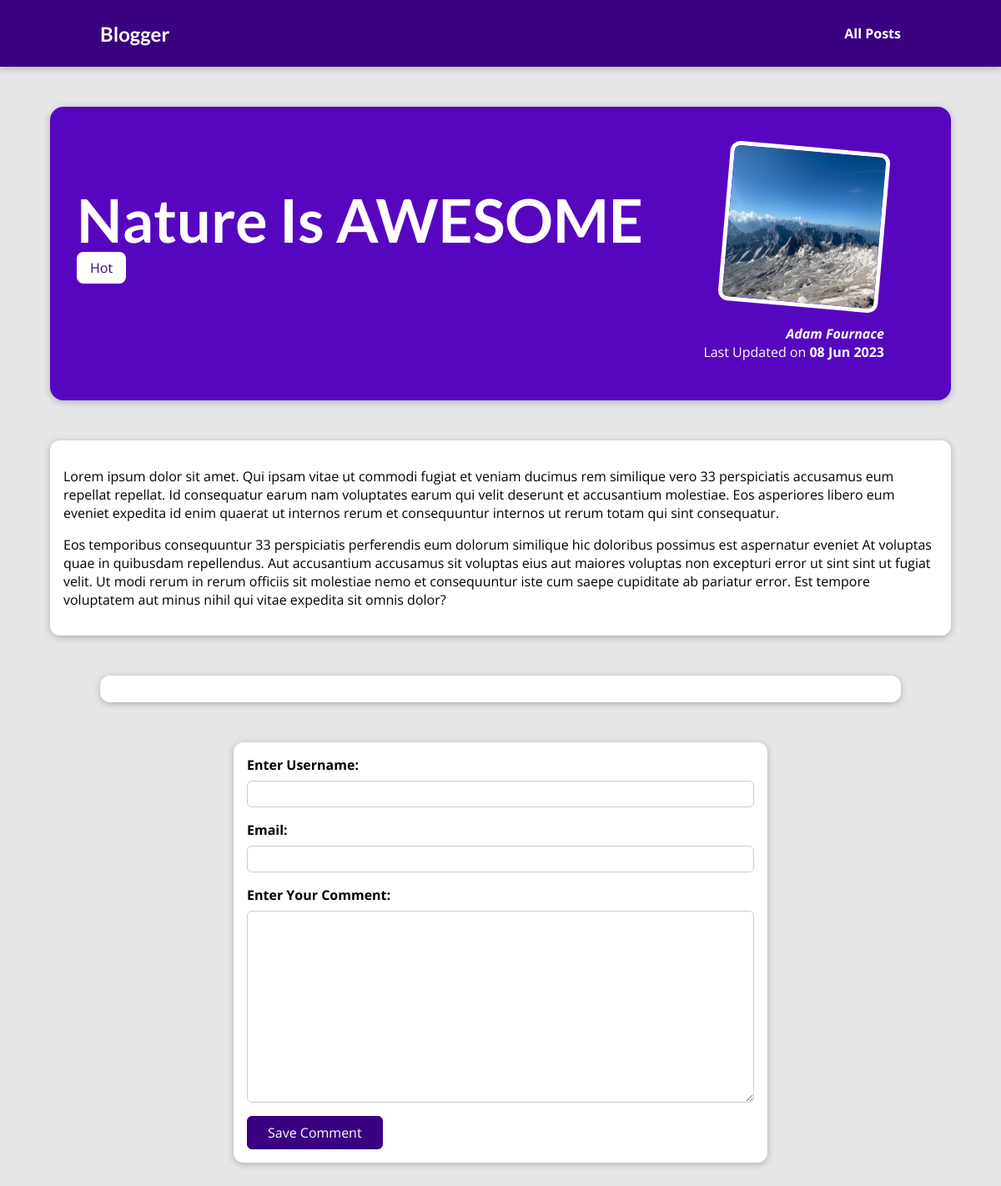
The page /posts/nature-is-awesome on the database its author committed.
### blog/models.py (models this page shows, shortened)
class Post(models.Model):
    title = models.CharField(max_length=150)
    excerpt = models.CharField(max_length=200)
    image = models.ImageField(upload_to="posts", null=True)
    date = models.DateField(auto_now=True)
    slug = models.SlugField(unique=True, db_index=True)
    content = models.TextField(validators=[MinLengthValidator(10)])
    author = models.ForeignKey(
        Author,
        null=True,
        on_delete=models.SET_NULL,
        related_name="posts"
        )
    tags = models.ManyToManyField(Tag)

class Tag(models.Model):
    caption = models.CharField(max_length=20)

class Author(models.Model):
    first_name = models.CharField(max_length=100)
    last_name = models.CharField(max_length=100)
    email_address = models.EmailField()
    def full_name(self):
        return f"{self.first_name} {self.last_name}"
    def __str__(self):
       return self.full_name()

### blog/views.py (the view, shortened to what this page needs)
# urls.py: path('posts/<slug:slug>', views.PostDetailView.as_view(),
class PostDetailView(View):
    def get(self, request, slug):
        post = Post.objects.get(slug=slug)
        context = {
            "post": post,
            "post_tags": post.tags.all(),
            "comment_form": CommentForm(),
            "comments": post.comments.all().order_by("-id"),
        }
        return render(request, "blog/post-detail.html", context)

### blog/forms.py
class CommentForm(forms.ModelForm):
    class Meta:
        model = Comment
        exclude = ["post"]
        labels = {
            "user_name": "Enter Username",
            "user_email": "Enter Email",
            "text": "Enter Your Comment",
        }

### blog/templates/blog/post-detail.html (shortened to what this page needs)
{% extends 'base.html' %}
{% load static %}
{% block css_files%}
    <link rel="stylesheet" href="{% static 'blog/post-detail.css' %}">
{% endblock css_files %}
{% block content %}
    <section id="summary">
        <h2>{{ post.title }}</h2>
        <div>
            {% for tag in post_tags %}
                <span class="tag">{{ tag.caption }}</span>
            {% endfor %}
        </div>
        <article>
            <img src="{{ post.image.url }}" alt="{{ post.title }}">
            <address> <a href="mailto:{{ post.author.email_address }}">{{ post.author }}</a> </address>
            <div>
                Last Updated on <time>{{ post.date|date:"d M Y"}}</time>
            </div>
        </article>
    </section>
    <main>
        {{ post.content|linebreaks }}
    </main>
    <section id="comments">
    </section>
    <section id="comment-form">
        <form action="{% url "post-detail-page" post.slug %}" method="post">
            {% for form_field in comment_form %}
            <div class="form-control" {% if form_field.errors %}invalid{% endif %}>
                {{ form_field.label_tag }}
                {{ form_field }}
            </div>
            {% endfor %}
            <button>Save Comment</button>
        </form>
    </section>
{% endblock content %}

### static/app.css (style rules this page uses)
* { box-sizing: border-box; }
html { font-family: 'Open Sans', 'Lato', sans-serif; }
body { margin: 0; }
h1, h2, h3 { font-family: 'Lato', sans-serif; font-weight: bold; }

### blog/static/blog/post-detail.css (style rules this page uses)
body { background-color: #e7e7e7; }
#summary { margin: 8rem auto 3rem auto; padding: 2rem; width: 90%; max-width: 90rem; border-radius: 16px; background-color: #5706c0; position: relative; box-shadow: 0 2px 8px rgba(0, 0, 0, 0.25); height: 22rem; }
#summary h2 { color: white; font-size: 4.5rem; margin-bottom: 0.25rem; }
#summary article { position: absolute; top: 2rem; right: 3rem; padding: 1rem 2rem; border-radius: 12px; text-align: right; color: white; }
#summary article img { width: 12rem; height: 12rem; border-radius: 12px; transform: rotateZ(5deg); border: 5px solid white; margin-bottom: 1rem; }
#summary address { font-weight: bold; }
#summary a { color: white; text-decoration: none; }
#summary time { font-weight: bold; }
main { width: 90%; max-width: 90rem; margin: 3rem auto; background-color: white; padding: 1rem; border-radius: 12px; box-shadow: 0 2px 8px rgba(0, 0, 0, 0.25); }
.tag { background-color: white; color: #390281; padding: 0.5rem 1rem; border-radius: 8px; }
#comment-form { margin: 3rem auto; width: 90%; max-width: 40rem; border-radius: 12px; background-color: white; box-shadow: 0 2px 8px rgba(0, 0, 0, 0.25); padding: 1rem; }
#comment-form button { font: inherit; background-color: #390281; color: white; border: 1px solid #390281; padding: 0.5rem 1.5rem; border-radius: 6px; cursor: pointer; }
.form-control { margin-bottom: 1rem; }
.form-control label { font-weight: bold; margin-bottom: 0.5rem; display: block; }
.form-control input, .form-control textarea { display: block; width: 100%; font: inherit; padding: 0.25rem; border-radius: 6px; border: 1px solid #ccc; }
#comments { margin: 3rem auto; width: 90%; max-width: 60rem; border-radius: 12px; background-color: white; box-shadow: 0 2px 8px rgba(0, 0, 0, 0.25); padding: 1rem 2rem; }

### rows shown on the page
Post: title "Nature Is AWESOME", image (picture), author "Adam Fournace", date "08 Jun 2023", content "Lorem ipsum dolor sit amet. Qui ipsam vitae ut commodi fugiat et veniam ducimus rem similique vero 33 perspiciatis accusamus eum repellat repellat. Id consequatur earum nam voluptates earum qui velit deserunt et accusantium molestiae. Eos asperiores libero eum eveniet expedita id enim quaerat ut internos rerum et consequuntur internos ut rerum totam qui sint consequatur. Eos temporibus consequuntur 33 perspiciatis perferendis eum dolorum similique hic doloribus possimus est aspernatur eveniet At voluptas quae in quibusdam repellendus. Aut accusantium accusamus sit voluptas eius aut maiores voluptas non excepturi error ut sint sint ut fugiat velit. Ut modi rerum in rerum officiis sit…"
Tag: caption "Hot"
